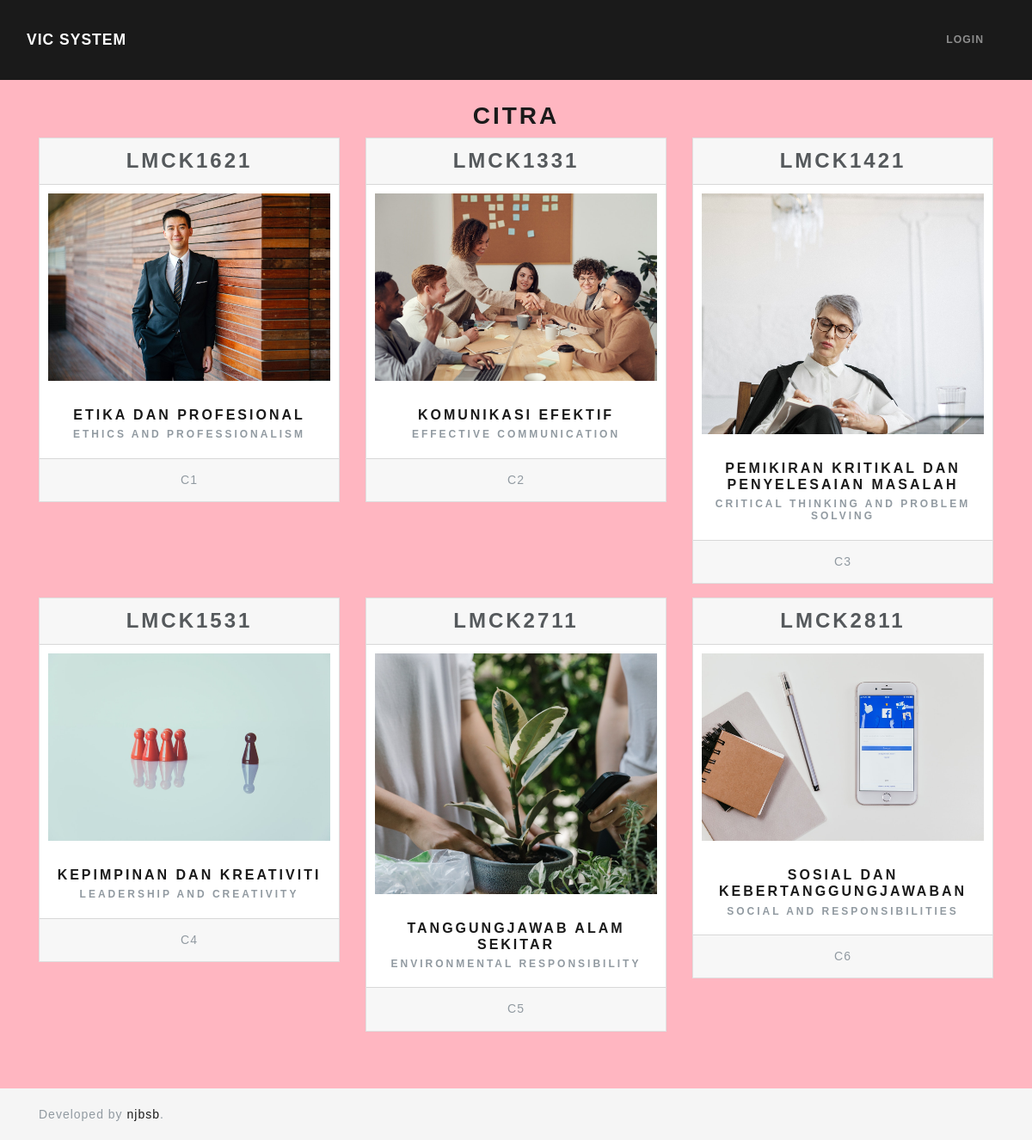
The app's page /index.php/citra with its own data.
### tables this page shows
CREATE TABLE `citra` (
  `code` varchar(8) NOT NULL,
  `name_bm` varchar(50) NOT NULL,
  `name_en` varchar(50) NOT NULL,
  `citra_level` varchar(2) NOT NULL
);

### application/controllers/Citra.php (called while the page is built, shortened)
<?php
class Citra extends CI_Controller
{
    public function index()
    {
        $data['title'] = 'Citra';
        $data['citras'] = $this->citra_model->get_citra();
        $this->load->view('templates/header');
        $this->load->view('citra/index', $data);
        $this->load->view('templates/footer');
    }
}

### index.php (called while the page is built, shortened)
<?php
require_once BASEPATH.'core/CodeIgniter.php';

### application/models/Citra_model.php (called while the page is built, shortened)
<?php
class Citra_model extends CI_Model
{
    public function get_citra($code = FALSE)
    {
        if ($code === FALSE) {
            $this->db->order_by('citra_level', 'ASC');
            $query = $this->db->get('citra');
            return $query->result_array();
        }
        $query = $this->db->get_where('citra', array('code' => $code));
        return $query->row_array();
    }
}

### application/views/citra/index.php (the view, shortened to what this page needs)
<h2 class="text-center"><?= $title; ?></h2>
<div class="row text-center ">
    <?php foreach ($citras as $citra) : ?>
        <div class="col-sm-4">
            <div class="card mb-3">
                <h3 class="card-header">
                    <?= $citra['code'] ?>
                </h3>
                <img style="max-height:300px; display: block; object-fit:cover;  padding:10px;" src="<?= base_url('assets/images/citra/' . $citra['code'] . '.jpg') ?>">
                <div class="card-body">
                    <h5 class="card-title">
                        <a href="<?= site_url('/citra/' . $citra['code']); ?>">
                            <?= $citra['name_bm'] ?>
                        </a>
                    </h5>
                    <h6 class="card-subtitle text-muted"><?= $citra['name_en'] ?></h6>
                </div>
                <div class="card-footer text-muted">
                    <?= $citra['citra_level'] ?>
                </div>
            </div>
        </div>
    <?php endforeach ?>
</div>

### application/views/templates/header.php (style rules this page uses)
body { font: 14px Montserrat, sans-serif; line-height: 1.8; background-color: #ffb6c1; }

### records on screen
citra: code "LMCK1621", code (picture), name_bm "ETIKA DAN PROFESIONAL", name_en "ETHICS AND PROFESSIONALISM", citra_level "C1"
citra: code "LMCK1331", code (picture), name_bm "KOMUNIKASI EFEKTIF", name_en "EFFECTIVE COMMUNICATION", citra_level "C2"
citra: code "LMCK1421", code (picture), name_bm "PEMIKIRAN KRITIKAL DAN PENYELESAIAN MASALAH", name_en "CRITICAL THINKING AND PROBLEM SOLVING", citra_level "C3"
citra: code "LMCK1531", code (picture), name_bm "KEPIMPINAN DAN KREATIVITI", name_en "LEADERSHIP AND CREATIVITY", citra_level "C4"
citra: code "LMCK2711", code (picture), name_bm "TANGGUNGJAWAB ALAM SEKITAR", name_en "ENVIRONMENTAL RESPONSIBILITY", citra_level "C5"
citra: code "LMCK2811", code (picture), name_bm "SOSIAL DAN KEBERTANGGUNGJAWABAN", name_en "SOCIAL AND RESPONSIBILITIES", citra_level "C6"

### other values on screen
$title "CITRA"
